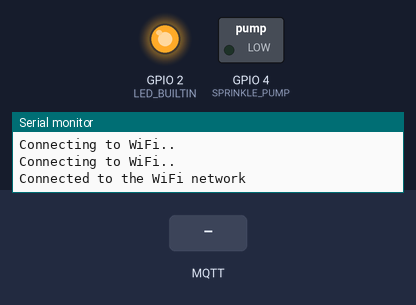
A sketch run on a simulated ESP32. Parts: switched loads named in the sketch (green lamp = pin HIGH), output pins drawn as LEDs (lit = HIGH), the last lines printed to the serial monitor. The inputs (shaded band) are chosen by the test bench. WiFi joins after 1.5 s; servers stay silent unless stated; random numbers use the default seed unless the sketch sets one; no MQTT or app messages arrive unless stated.

Above: at 1.6 s.
At 5.6 s:
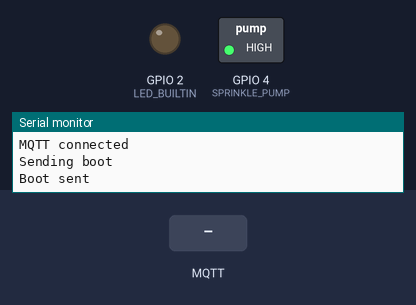
At 6.7 s:
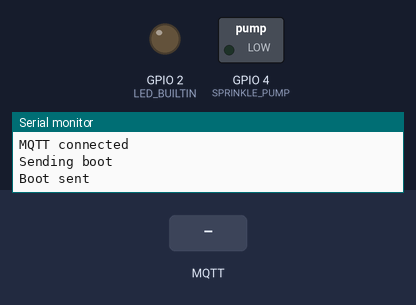
6.8 s: MQTT message "sprinkle" arrives on the first subscribed topic
8.3 s: MQTT message "now" arrives on the first subscribed topic
9.8 s: MQTT message "1" arrives on the first subscribed topic
Timing chart, 0 to 12.8 s (numbered marks = the images above; inputs shaded):
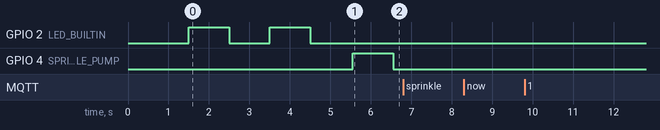

The sketch:

Aquas_main.ino.ino
```cpp
/**
   Pomelo device connection.

   Connects the esp32 to a wifi network and to a mqtt server

   When orders are received. It will start the sprinkle device.

*/

#include <WiFi.h>
#include <PubSubClient.h>
// I need to update json to 6
#include <ArduinoJson.h>
// Aquas libraries
#include "AquasConstants.h"

const int LED_BUILTIN = 2;
const int SPRINKLE_PUMP = 4;

// Create scheduler
unsigned long heartbeat_time_start = 0;
unsigned long max_heartbeat_time_millis = 300000; // 5 min
// Sprinkle scheduler
bool should_run_sprinkle = false;
bool should_send_sprinkle_response = false;
unsigned long sprinkle_response_time_start = 0;
unsigned long max_sprinkle_response_time_millis = 10000; // 10 sec

struct SprinkleEvents {
  char actuator[50];
  char action[50];
  char code[50];
};
struct SprinkleEvents sprinkle_event;

AquasConstants constants = AquasConstants();
WiFiClient wifiClient;
PubSubClient mqttClient(wifiClient);

// Blink the built-in led
void blink(int delay_time, int times) {
  for (int i = 0; i < times; i++) {
    digitalWrite(LED_BUILTIN, HIGH);
    delay(delay_time);
    digitalWrite(LED_BUILTIN, LOW);
    delay(delay_time);
  };
}

// Connect to the Wifi network.
void connect_to_wifi() {

  WiFi.begin(constants.ssid, constants.password);

  while (WiFi.status() != WL_CONNECTED) {
    delay(500);
    Serial.println("Connecting to WiFi..");
  }

  randomSeed(micros()); // The pseudo-random number generator
  Serial.println("Connected to the WiFi network");
  blink(1000, 2);
}

// Connect to the MQTT broker
void mqtt_connect() {
  Serial.println("try to connect to mqtt");
  while (!mqttClient.connected()) {
    // Mqtt clientID must be random
    String clientId = "ESPomel32-";
    clientId += String(random(0xffff), HEX);
    // Connect
    if (mqttClient.connect(clientId.c_str(), "", "")) {
      Serial.println("MQTT connected");
      mqttClient.subscribe(MQTT_SERIAL_RECEIVER_CH);
    } else {
      Serial.println("MQTT connection failed");
      Serial.println(mqttClient.state());
      delay(500);
    }
  }
}

void sprinkle_controller() {
  if (should_run_sprinkle) {
    unsigned long now = millis();
    unsigned long diff = now - sprinkle_response_time_start;
    if (abs(diff) > max_sprinkle_response_time_millis) {
      digitalWrite(SPRINKLE_PUMP, LOW);
      should_run_sprinkle = false;
      if(should_send_sprinkle_response) {
        send_sprinkle_response();
        should_send_sprinkle_response = false;
      }
    }
  }
}

void runSprinkle(int sprinkle_millis) {
    // Trigger the pump
    digitalWrite(SPRINKLE_PUMP, HIGH);
    // Setup the async response
    should_run_sprinkle = true;
    sprinkle_response_time_start = millis();  // now
    max_sprinkle_response_time_millis = sprinkle_millis;
}

void runActuator(JsonVariant event) {
  const char* actuator = event["actuator"].as<char*>();
  const char* action = event["action"].as<char*>();
  const char* code = event["code"].as<char*>();
  int sprinkleTime = 10000;
  if(strcmp(actuator, "sprinkle") == 0) {
    if (strcmp(action, "now") == 0) {
      sprinkleTime = 3000;
    }
    runSprinkle(sprinkleTime);
    should_send_sprinkle_response = true;
    *stpcpy(sprinkle_event.actuator, actuator);
    *stpcpy(sprinkle_event.action, action);
    if (code != NULL) {
      *stpcpy(sprinkle_event.code, code);
    }
  } else {
      Serial.print("Reived an unknown command ");
      Serial.println(actuator);
  }
}

// When a message is recieved from the MQTT broker
void mqttCallback(char* topic, byte *payload, unsigned int payload_length) {
  Serial.println("New mqtt message");
  Serial.write(payload, payload_length);
  Serial.println("");

  // Convert message to Json
  StaticJsonBuffer<500> jsonBuffer;
  JsonObject& message = jsonBuffer.parseObject((char *)payload);
  if (!message.success()){
    Serial.println("Could not parse MQTT payload");
    return;
  }
  JsonArray& actions = message["actions"];
  for(int i=0; i<actions.size(); i++){
    runActuator(actions[i]);
  }
  return;
}

void clean_sprinkle_event() {
  *stpcpy(sprinkle_event.actuator, "");
  *stpcpy(sprinkle_event.action, "");
  *stpcpy(sprinkle_event.code, "");
}

void send_boot_message() {
  const int capacity=300;
  StaticJsonBuffer<capacity> json_buffer;
  JsonObject& doc = json_buffer.createObject();

  doc["type"] = "device_on";
  doc["device"] = constants.device_code;
  doc["code"] = (char*)0;  // Null

  String outputStr;
  doc.printTo(outputStr);
  char* outputChr = strdup(outputStr.c_str());

  // Send mqtt message
  Serial.println("Sending boot");
  mqttClient.publish(MQTT_SERIAL_HEARTBEAT_CH, outputChr);
  Serial.println("Boot sent");
  free(outputChr);
}

void send_heartbeat() {
  const int capacity=300;
  StaticJsonBuffer<capacity> json_buffer;
  JsonObject& doc = json_buffer.createObject();

  doc["type"] = "heartbeat";
  doc["device"] = constants.device_code;
  doc["code"] = (char*)0;  // Null

  // output buffer
  // char output[300];
  // doc.printTo(output, sizeof(output));
  String outputStr;
  doc.printTo(outputStr);
  char* outputChr = strdup(outputStr.c_str());

  // Send mqtt message
  Serial.println("Sending heartbeat");
  mqttClient.publish(MQTT_SERIAL_HEARTBEAT_CH, outputChr);
  Serial.println("Heartbeat sent");
  free(outputChr);
}

void send_sprinkle_response() { // (JsonVariant event) {
  Serial.println("Sending sprinkle response");
  const int capacity=250;
  StaticJsonBuffer<capacity> json_buffer;
  JsonObject& doc = json_buffer.createObject();


  doc["action"] = sprinkle_event.action;
  doc["device"] = constants.device_code;
  doc["code"] = sprinkle_event.code;

  // output buffer
  char output[128];
  doc.printTo(output, sizeof(output));

  // Send mqtt message
  mqttClient.publish(MQTT_SERIAL_SPRINKLE_CH, output);
  clean_sprinkle_event();
  Serial.println("Sprinkle response sent");
}

void schedule_heartbeat() {
  unsigned long now = millis();
  unsigned long diff = now - heartbeat_time_start;
  if (abs(diff) > max_heartbeat_time_millis) {
    send_heartbeat();
    Serial.println("Heartbeat scheduled");
    heartbeat_time_start = now;
  }
}

void setup() {
  // --- Configurations ---
  // Serial
  Serial.begin(115200);
  // Built-in led
  pinMode(LED_BUILTIN, OUTPUT);
  pinMode(SPRINKLE_PUMP, OUTPUT);
  // Wifi
  connect_to_wifi();
  // Mqtt
  mqttClient.setServer(constants.mqtt_server, mqtt_port);
  mqttClient.setCallback(mqttCallback);
  mqtt_connect();
  send_boot_message();
  runSprinkle(1000);
}

void loop() {
  if (!mqttClient.connected()) {
    Serial.println("Mqtt disconnected");
    mqtt_connect();
  } else {
    mqttClient.loop();
  }
  schedule_heartbeat();
  sprinkle_controller();
}
```

AquasConstants.h
```cpp
#ifndef AQUAS_CONSTANTS_H
#define AQUAS_CONSTANTS_H

#define mqtt_port 1883
// #define MQTT_USER "username"
// #define MQTT_PASSWORD "password"
// #define MQTT_SERIAL_PUBLISH_CH
#define MQTT_SERIAL_RECEIVER_CH "/pomelo/water/84RV4O"
#define MQTT_SERIAL_HEARTBEAT_CH "/pomelo/server/heartbeat"
#define MQTT_SERIAL_SPRINKLE_CH "/pomelo/server/sprinkle/response"

class AquasConstants {
  public:
    const char* device_code = "XXXAAA";
    const char* ssid = "Wifi_name";
    const char* password =  "wifi_password";

    const char* mqtt_server = "192.168.1.20";
};

#endif
```
